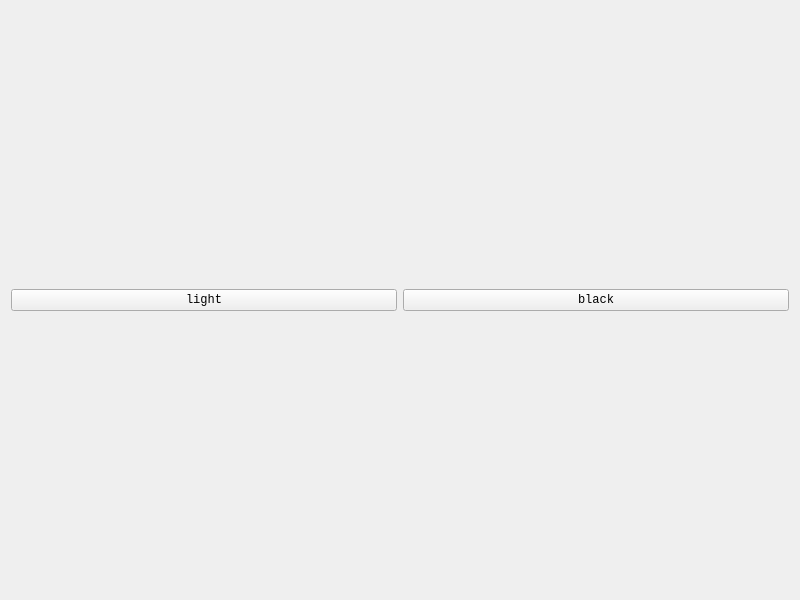
<?xml version="1.0" encoding="UTF-8"?>
<ui version="4.0">
 <class>Widget</class>
 <widget class="QWidget" name="Widget">
  <property name="geometry">
   <rect>
    <x>0</x>
    <y>0</y>
    <width>800</width>
    <height>600</height>
   </rect>
  </property>
  <property name="font">
   <font>
    <family>Consolas</family>
   </font>
  </property>
  <property name="windowTitle">
   <string>Widget</string>
  </property>
  <layout class="QHBoxLayout" name="horizontalLayout">
   <item>
    <widget class="QPushButton" name="light">
     <property name="text">
      <string>light</string>
     </property>
    </widget>
   </item>
   <item>
    <widget class="QPushButton" name="black">
     <property name="text">
      <string>black</string>
     </property>
    </widget>
   </item>
  </layout>
 </widget>
 <resources/>
 <connections/>
</ui>
